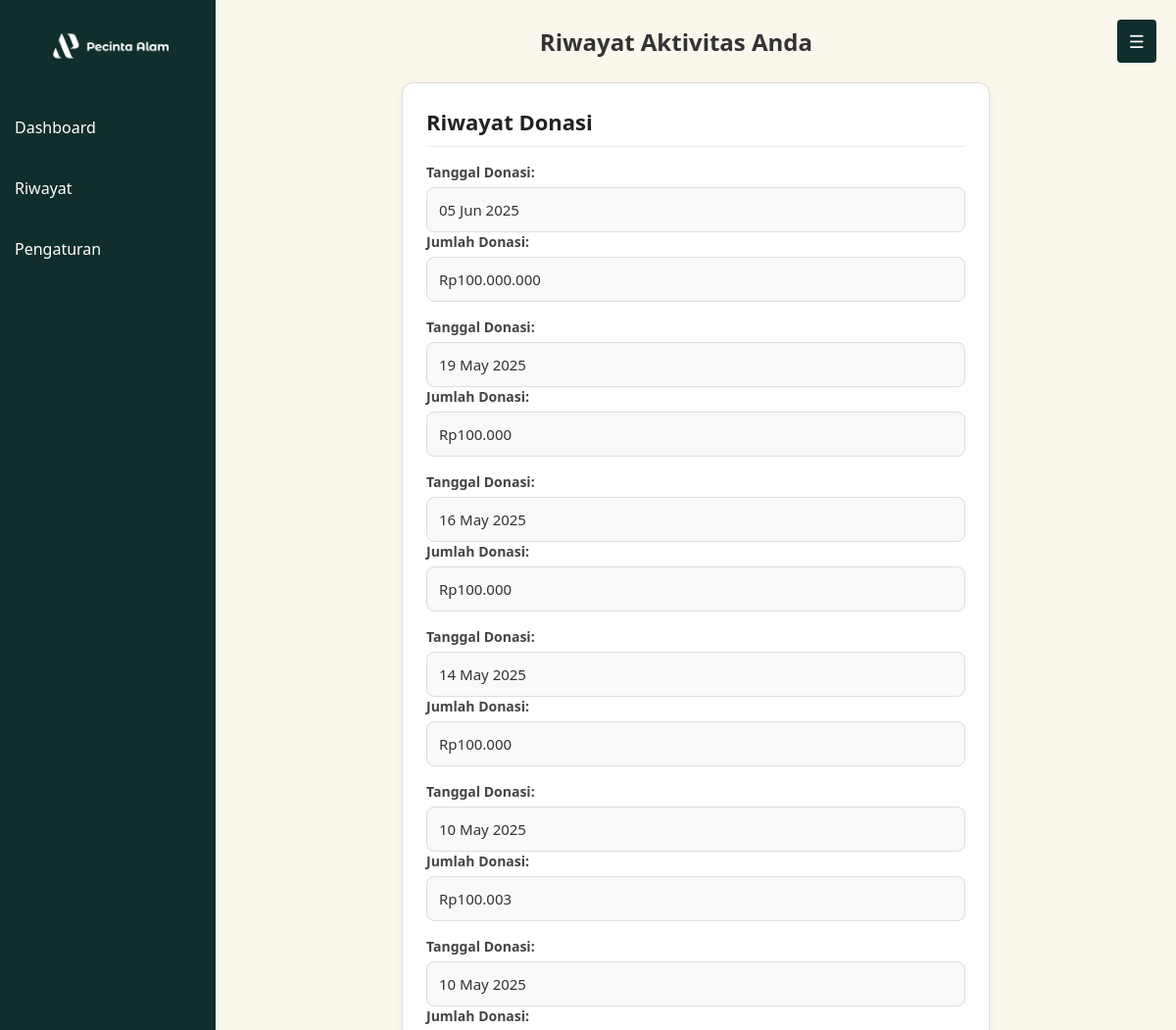
Before: /dashboard/user/riwayat.php (signed in, upper part) with the older database file.
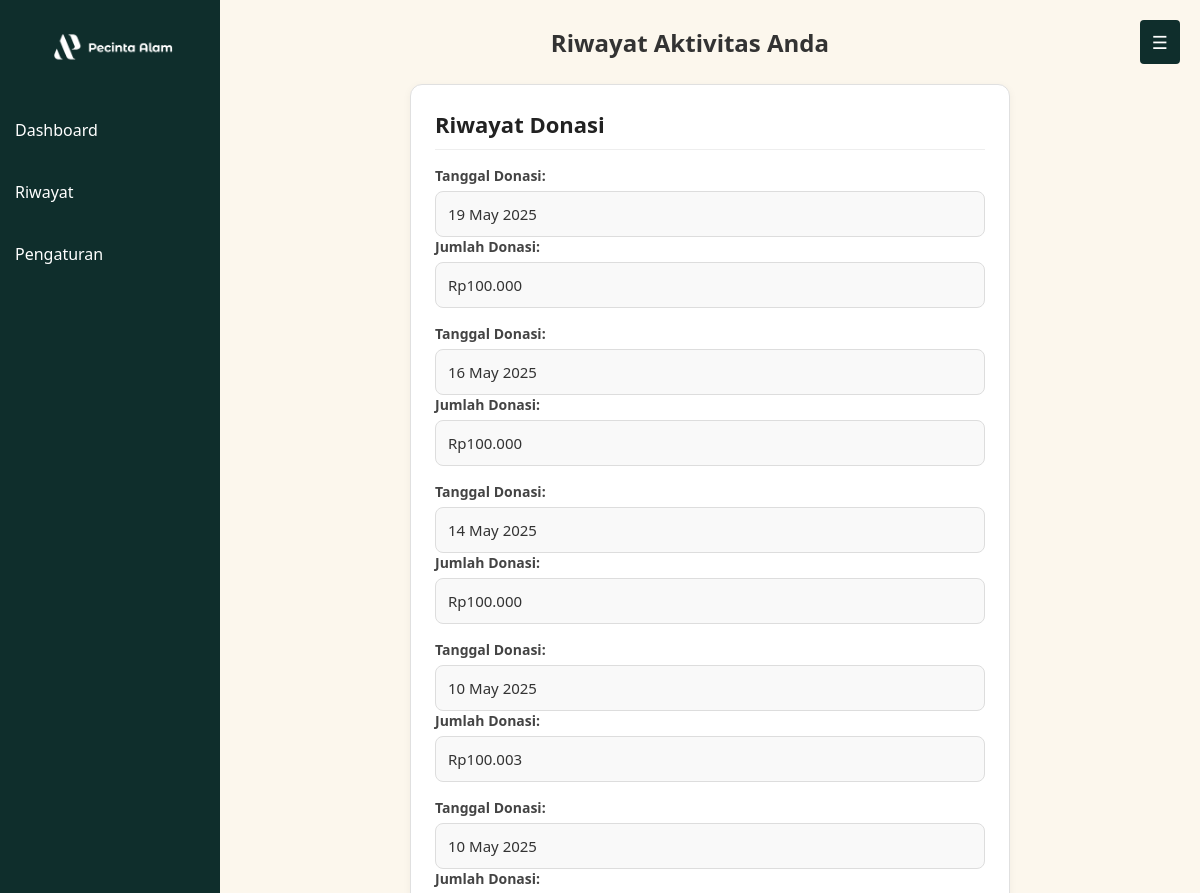
After: the same page with the newer database file.
### tables this page shows
CREATE TABLE `donasi` (
  `id_donasi` int(11) NOT NULL,
  `id_user` int(11) NOT NULL,
  `nama` varchar(255) NOT NULL,
  `email` varchar(255) NOT NULL,
  `nominal` decimal(10,2) NOT NULL,
  `bukti_transfer` varchar(255) DEFAULT NULL,
  `tanggal` timestamp NOT NULL DEFAULT current_timestamp()
);

### dashboard/user/riwayat.php (the view, shortened to what this page needs)
<?php
include '../../config/db.php';
$id_user = $_SESSION['id_user'];
$query_donasi = "SELECT nominal, tanggal FROM donasi WHERE id_user = ? ORDER BY tanggal DESC";
$stmt_donasi = $conn->prepare($query_donasi);
$stmt_donasi->bind_param("i", $id_user);
$stmt_donasi->execute();
$result_donasi = $stmt_donasi->get_result();
?>
<!DOCTYPE html>
<html lang="id">
<head>
    <link rel="stylesheet" href="../../assets/css/riwayat.css">
</head>
<body>
<div class="container">
    <aside id="sidebar">
        <div class="logo">
            <img width="80%" src="../../assets/images/logo1.png" alt="Logo Komunitas Pecinta Alam">
        </div>
        <ul class="menu">
            <li><a href="dashboard.php">Dashboard</a></li>
            <li><a href="riwayat.php">Riwayat</a></li>
            <li><a href="pengaturan.php">Pengaturan</a></li>
        </ul>
    </aside>
    <main>
        <header>
            <h2>Riwayat Aktivitas Anda</h2>
            <button id="toggleBtn" onclick="toggleSidebar()">☰</button>
        </header>
        <section class="profile-info">
            <h3>Riwayat Donasi</h3>
            <?php if ($result_donasi->num_rows > 0): ?>
                <?php while ($donasi = $result_donasi->fetch_assoc()): ?>
                    <p>
                        <strong>Tanggal Donasi:</strong>
                        <span><?= date('d M Y', strtotime($donasi['tanggal'])); ?></span>
                        <strong>Jumlah Donasi:</strong>
                        <span>Rp<?= number_format($donasi['nominal'], 0, ',', '.'); ?></span>
                    </p>
                <?php endwhile; ?>
            <?php else: ?>
                <p><span>Belum ada riwayat donasi.</span></p>
            <?php endif; ?>
        </section>
    </main>
</div>
</body>
</html>

Changed rows visible on the page:
removed donasi: tanggal "05 Jun 2025", nominal "100.000.000"
